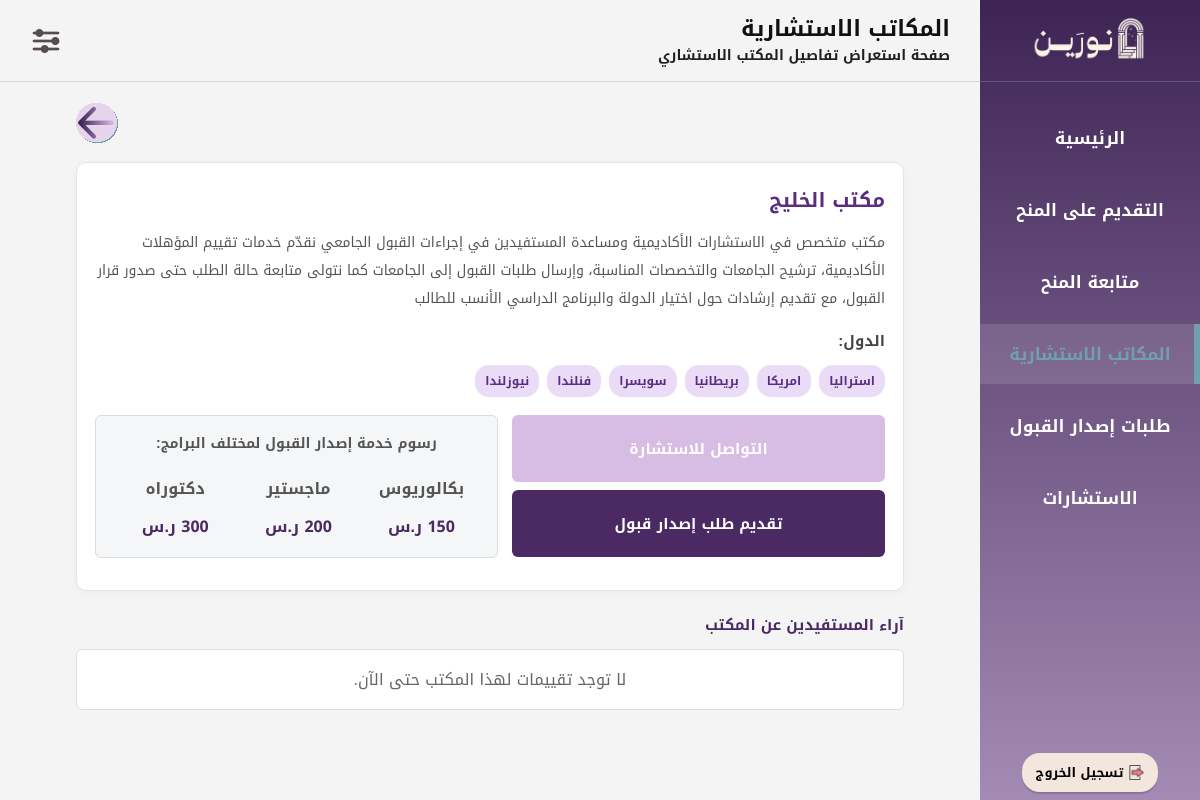
The app's page /Ben14_OfficeDetails.php?id=3, older data.
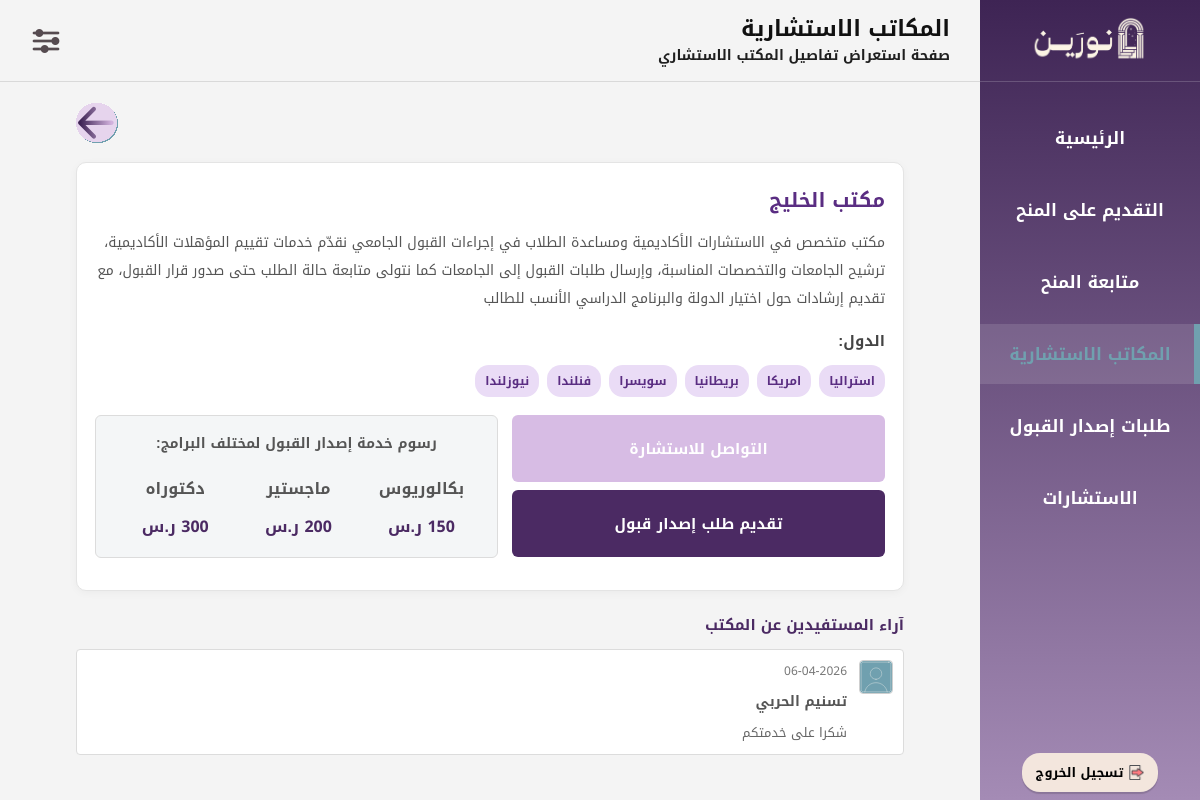
The same page, newer data.
### tables this page shows
CREATE TABLE `consulting_office` (
  `office_id` int(11) NOT NULL,
  `ccr_number` varchar(255) NOT NULL,
  `email` varchar(255) NOT NULL,
  `office_name` varchar(255) NOT NULL,
  `office_description` text NOT NULL,
  `Bachelor_fee` int(11) NOT NULL,
  `Masters_fee` int(11) NOT NULL,
  `Phd_fee` int(11) NOT NULL,
  `password` varchar(255) NOT NULL,
  `phone` varchar(255) NOT NULL,
  `approval_status` enum('بانتظار المراجعة','معتمد','مرفوض') NOT NULL DEFAULT 'بانتظار المراجعة',
  `account_status` int(11) NOT NULL DEFAULT 0
);

CREATE TABLE `rating` (
  `rating_id` int(11) NOT NULL,
  `bnf_id` int(11) NOT NULL,
  `office_id` int(11) NOT NULL,
  `request_id` int(11) NOT NULL,
  `rating_date` datetime DEFAULT current_timestamp(),
  `comment_text` text DEFAULT NULL
);

### Ben14_OfficeDetails.php (the view, shortened to what the changed rows need)
<?php
$conn = new mysqli("localhost", "root", "", "noreen");
$conn->set_charset("utf8mb4");
$officeId = (int) $_GET['id'];
$sqlOffice = "
    SELECT
        co.office_id,
        co.office_name,
        co.office_description,
        co.Bachelor_fee,
        co.Masters_fee,
        co.Phd_fee,
        GROUP_CONCAT(DISTINCT oc.con_name ORDER BY oc.con_name SEPARATOR '||') AS countries
    FROM consulting_office co
    LEFT JOIN office_country oc ON co.office_id = oc.office_id
    WHERE co.office_id = ?
    GROUP BY
        co.office_id,
        co.office_name,
        co.office_description,
        co.Bachelor_fee,
        co.Masters_fee,
        co.Phd_fee
";
$stmtOffice = $conn->prepare($sqlOffice);
$stmtOffice->bind_param("i", $officeId);
$stmtOffice->execute();
$resOffice = $stmtOffice->get_result();
$office = $resOffice->fetch_assoc();
$countries = [];
if (!empty($office['countries'])) {
    $countries = explode("||", $office['countries']);
}
$sqlRate = "
    SELECT
        r.rating_date,
        r.comment_text,
        CONCAT(b.f_name, ' ', b.l_name) AS bnf_name
    FROM rating r
    LEFT JOIN beneficiary b ON r.bnf_id = b.bnf_id
    WHERE r.office_id = ?
    ORDER BY r.rating_date DESC
";
$stmtRate = $conn->prepare($sqlRate);
$stmtRate->bind_param("i", $officeId);
$stmtRate->execute();
$resRate = $stmtRate->get_result();
$rates = [];
while ($row = $resRate->fetch_assoc()) {
    $rates[] = $row;
}
?>
<!DOCTYPE html>
<html lang="ar" dir="rtl">
<head>
<link rel="stylesheet" href="CSS01Layout.css?v=3">
</head>
<body>
<div class="layout">
<div class="main-content">
<div class="page">
<div class="dbox">
  <div class="ttl">
    <?php echo $office['office_name']; ?>
  </div>
  <div class="desc">
    <?php echo $office['office_description']; ?>
  </div>
  <div class="sttl">الدول:</div>
  <div class="cbox">
    <?php if (!empty($countries)) { ?>
      <?php foreach ($countries as $country) { ?>
        <div class="ctag"><?php echo  ($country); ?></div>
      <?php } ?>
    <?php } else { ?>
      <div class="ctag">لا توجد دول</div>
    <?php } ?>
  </div>
  <div class="midrow">
    <div class="actcol">
    </div>
    <div class="feebox">
      <div class="feegrid">
        <div class="feeitem">
          <span class="fname">دكتوراه</span>
          <span class="fprice"><?php echo $office['Phd_fee']; ?> ر.س</span>
        </div>
      </div>
    </div>
  </div>
</div>
<div class="rsec">
  <div class="rttl">آراء المستفيدين عن المكتب</div>
  <?php if (!empty($rates)) { ?>
    <?php foreach ($rates as $rate) { ?>
      <div class="rcard">
        <img src="التقييم.svg" class="rimg" alt="مستخدم">
        <div class="rtxt">
          <div class="rdate"><?php echo date("d-m-Y", strtotime($rate['rating_date'])); ?></div>
          <div class="rname">
            <?php
              if (!empty(trim($rate['bnf_name']))) {
                echo $rate['bnf_name'];
              } else {
                echo "مستفيد";
              }
            ?>
          </div>
          <div class="rcom">
            <?php echo $rate['comment_text']; ?>
          </div>
        </div>
      </div>
    <?php } ?>
  <?php } else { ?>
    <div class="norate">
      لا توجد تقييمات لهذا المكتب حتى الآن.
    </div>
  <?php } ?>
</div>
</div>
</div>
</div>
</body>
</html>

Row changes from the older to the newer data that the page shows:
changed consulting_office "مكتب الخليج": office_description "…في الاستشارات الأكاديمية ومساعدة المستفيدين في إجراءات القبول الجامعي…" → "…في الاستشارات الأكاديمية ومساعدة الطلاب في إجراءات القبول الجامعي…"
added rating: rating_date "06-04-2026", bnf_name "تسنيم الحربي", comment_text "شكرا على خدمتكم"
Text that changed along with them:
text no longer shown: "لا توجد تقييمات لهذا المكتب حتى الآن."
